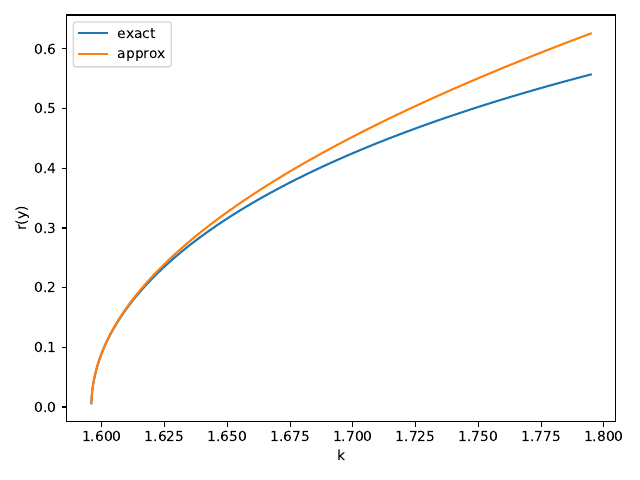

Reproduce this figure in Python.
import numpy as np
import matplotlib.pyplot as plt
import scipy.special as sp

def r(x):
    return x*(np.sqrt(2*np.pi)/4.0)*np.exp(-x**2/4.0)*(sp.iv(0, x**2/4.0) + sp.iv(1, x**2/4.0))

g_prime_prime = -1/np.sqrt(2*np.pi)
g_prime = 0
g = 1/np.sqrt(2*np.pi)
k_c = 2/(np.pi * g)

r_approx = lambda x: np.sqrt(-16*(x - k_c)/(np.pi*(k_c**4)*g_prime_prime))

y = np.linspace(0.01, 1.2, 120)
k = y/r(y)

plt.plot(k, r(y), label='exact')
plt.plot(k, r_approx(k), label='approx')
plt.xlabel('k')
plt.ylabel('r(y)')
plt.legend()
plt.tight_layout()
plt.savefig('traceexact2.pdf')
plt.show()